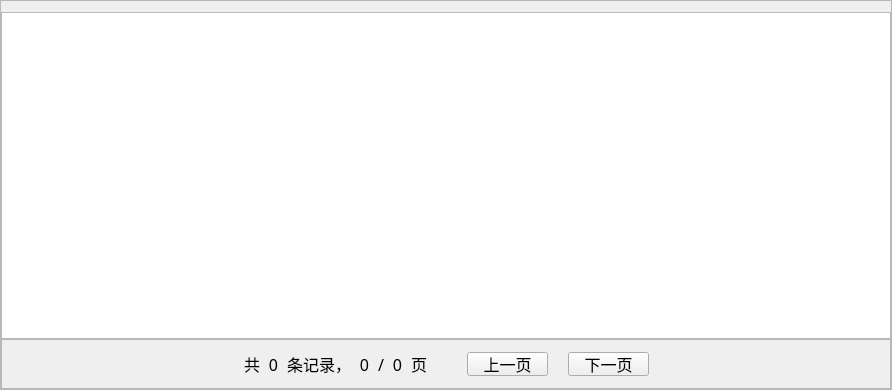
      <widget class="QFrame" name="frame_2">
       <property name="sizePolicy">
        <sizepolicy hsizetype="Fixed" vsizetype="Fixed">
         <horstretch>0</horstretch>
         <verstretch>0</verstretch>
        </sizepolicy>
       </property>
       <property name="minimumSize">
        <size>
         <width>890</width>
         <height>390</height>
        </size>
       </property>
       <property name="frameShape">
        <enum>QFrame::StyledPanel</enum>
       </property>
       <property name="frameShadow">
        <enum>QFrame::Raised</enum>
       </property>
       <layout class="QVBoxLayout" name="verticalLayout">
        <property name="spacing">
         <number>0</number>
        </property>
        <property name="leftMargin">
         <number>0</number>
        </property>
        <property name="topMargin">
         <number>6</number>
        </property>
        <property name="rightMargin">
         <number>0</number>
        </property>
        <property name="bottomMargin">
         <number>0</number>
        </property>
        <item>
         <spacer name="verticalSpacer_7">
          <property name="orientation">
           <enum>Qt::Vertical</enum>
          </property>
          <property name="sizeType">
           <enum>QSizePolicy::Fixed</enum>
          </property>
          <property name="sizeHint" stdset="0">
           <size>
            <width>20</width>
            <height>5</height>
           </size>
          </property>
         </spacer>
        </item>
        <item>
         <widget class="QTableWidget" name="tableWidget">
          <property name="font">
           <font>
            <pointsize>12</pointsize>
           </font>
          </property>
          <property name="focusPolicy">
           <enum>Qt::NoFocus</enum>
          </property>
          <property name="verticalScrollBarPolicy">
           <enum>Qt::ScrollBarAlwaysOff</enum>
          </property>
          <property name="horizontalScrollBarPolicy">
           <enum>Qt::ScrollBarAlwaysOff</enum>
          </property>
          <property name="alternatingRowColors">
           <bool>true</bool>
          </property>
          <property name="showGrid">
           <bool>false</bool>
          </property>
         </widget>
        </item>
        <item>
         <widget class="QFrame" name="frame_5">
          <property name="sizePolicy">
           <sizepolicy hsizetype="Fixed" vsizetype="Fixed">
            <horstretch>0</horstretch>
            <verstretch>0</verstretch>
           </sizepolicy>
          </property>
          <property name="minimumSize">
           <size>
            <width>890</width>
            <height>50</height>
           </size>
          </property>
          <property name="maximumSize">
           <size>
            <width>890</width>
            <height>50</height>
           </size>
          </property>
          <property name="frameShape">
           <enum>QFrame::StyledPanel</enum>
          </property>
          <property name="frameShadow">
           <enum>QFrame::Raised</enum>
          </property>
          <layout class="QGridLayout" name="gridLayout_2">
           <property name="leftMargin">
            <number>0</number>
           </property>
           <property name="topMargin">
            <number>0</number>
           </property>
           <property name="rightMargin">
            <number>0</number>
           </property>
           <property name="bottomMargin">
            <number>0</number>
           </property>
           <property name="spacing">
            <number>0</number>
           </property>
           <item row="0" column="0">
            <layout class="QHBoxLayout" name="horizontalLayout_7">
             <property name="spacing">
              <number>0</number>
             </property>
             <item>
              <spacer name="horizontalSpacer_5">
               <property name="orientation">
                <enum>Qt::Horizontal</enum>
               </property>
               <property name="sizeHint" stdset="0">
                <size>
                 <width>40</width>
                 <height>20</height>
                </size>
               </property>
              </spacer>
             </item>
             <item>
              <layout class="QHBoxLayout" name="horizontalLayout_2">
               <item>
                <widget class="QLabel" name="label_4">
                 <property name="font">
                  <font>
                   <family>微软雅黑</family>
                   <pointsize>12</pointsize>
                  </font>
                 </property>
                 <property name="text">
                  <string>共</string>
                 </property>
                 <property name="alignment">
                  <set>Qt::AlignCenter</set>
                 </property>
                </widget>
               </item>
               <item>
                <widget class="QLabel" name="label_totalresultsum">
                 <property name="sizePolicy">
                  <sizepolicy hsizetype="Fixed" vsizetype="Preferred">
                   <horstretch>0</horstretch>
                   <verstretch>0</verstretch>
                  </sizepolicy>
                 </property>
                 <property name="minimumSize">
                  <size>
                   <width>27</width>
                   <height>0</height>
                  </size>
                 </property>
                 <property name="maximumSize">
                  <size>
                   <width>16666</width>
                   <height>16777215</height>
                  </size>
                 </property>
                 <property name="font">
                  <font>
                   <family>微软雅黑</family>
                   <pointsize>12</pointsize>
                  </font>
                 </property>
                 <property name="text">
                  <string>0</string>
                 </property>
                 <property name="alignment">
                  <set>Qt::AlignCenter</set>
                 </property>
                </widget>
               </item>
               <item>
                <widget class="QLabel" name="label_8">
                 <property name="font">
                  <font>
                   <family>微软雅黑</family>
                   <pointsize>12</pointsize>
                  </font>
                 </property>
                 <property name="text">
                  <string>条记录，</string>
                 </property>
                </widget>
               </item>
               <item>
                <widget class="QLabel" name="label_currentpageindex">
                 <property name="sizePolicy">
                  <sizepolicy hsizetype="Fixed" vsizetype="Preferred">
                   <horstretch>0</horstretch>
                   <verstretch>0</verstretch>
                  </sizepolicy>
                 </property>
                 <property name="minimumSize">
                  <size>
                   <width>27</width>
                   <height>0</height>
                  </size>
                 </property>
                 <property name="maximumSize">
                  <size>
                   <width>16666</width>
                   <height>16777215</height>
                  </size>
                 </property>
                 <property name="font">
                  <font>
                   <family>微软雅黑</family>
                   <pointsize>12</pointsize>
                  </font>
                 </property>
                 <property name="text">
                  <string>0</string>
                 </property>
                 <property name="alignment">
                  <set>Qt::AlignCenter</set>
                 </property>
                </widget>
               </item>
               <item>
                <widget class="QLabel" name="label_10">
                 <property name="font">
                  <font>
                   <family>微软雅黑</family>
                   <pointsize>12</pointsize>
                  </font>
                 </property>
                 <property name="text">
                  <string>/</string>
                 </property>
                 <property name="alignment">
                  <set>Qt::AlignCenter</set>
                 </property>
                 <property name="wordWrap">
                  <bool>false</bool>
                 </property>
                </widget>
               </item>
               <item>
                <widget class="QLabel" name="label_totalpagesum">
                 <property name="sizePolicy">
                  <sizepolicy hsizetype="Fixed" vsizetype="Preferred">
                   <horstretch>0</horstretch>
                   <verstretch>0</verstretch>
                  </sizepolicy>
                 </property>
                 <property name="minimumSize">
                  <size>
                   <width>27</width>
                   <height>0</height>
                  </size>
                 </property>
                 <property name="font">
                  <font>
                   <family>微软雅黑</family>
                   <pointsize>12</pointsize>
                  </font>
                 </property>
                 <property name="text">
                  <string>0</string>
                 </property>
                 <property name="alignment">
                  <set>Qt::AlignCenter</set>
                 </property>
                </widget>
               </item>
               <item>
                <widget class="QLabel" name="label_12">
                 <property name="font">
                  <font>
                   <family>微软雅黑</family>
                   <pointsize>12</pointsize>
                  </font>
                 </property>
                 <property name="text">
                  <string>页</string>
                 </property>
                </widget>
               </item>
              </layout>
             </item>
             <item>
              <spacer name="horizontalSpacer_12">
               <property name="orientation">
                <enum>Qt::Horizontal</enum>
               </property>
               <property name="sizeType">
                <enum>QSizePolicy::Preferred</enum>
               </property>
               <property name="sizeHint" stdset="0">
                <size>
                 <width>40</width>
                 <height>20</height>
                </size>
               </property>
              </spacer>
             </item>
             <item>
              <widget class="QPushButton" name="pushButton_2">
               <property name="sizePolicy">
                <sizepolicy hsizetype="Fixed" vsizetype="Fixed">
                 <horstretch>0</horstretch>
                 <verstretch>0</verstretch>
                </sizepolicy>
               </property>
               <property name="minimumSize">
                <size>
                 <width>81</width>
                 <height>24</height>
                </size>
               </property>
               <property name="maximumSize">
                <size>
                 <width>81</width>
                 <height>24</height>
                </size>
               </property>
               <property name="font">
                <font>
                 <family>微软雅黑</family>
                 <pointsize>12</pointsize>
                </font>
               </property>
               <property name="focusPolicy">
                <enum>Qt::NoFocus</enum>
               </property>
               <property name="styleSheet">
                <string notr="true">border-image: url(:/image/picture/qietu/anniu2.png);</string>
               </property>
               <property name="text">
                <string>上一页</string>
               </property>
              </widget>
             </item>
             <item>
              <spacer name="horizontalSpacer_24">
               <property name="orientation">
                <enum>Qt::Horizontal</enum>
               </property>
               <property name="sizeType">
                <enum>QSizePolicy::Fixed</enum>
               </property>
               <property name="sizeHint" stdset="0">
                <size>
                 <width>20</width>
                 <height>20</height>
                </size>
               </property>
              </spacer>
             </item>
             <item>
              <widget class="QPushButton" name="pushButton_3">
               <property name="sizePolicy">
                <sizepolicy hsizetype="Fixed" vsizetype="Fixed">
                 <horstretch>0</horstretch>
                 <verstretch>0</verstretch>
                </sizepolicy>
               </property>
               <property name="minimumSize">
                <size>
                 <width>81</width>
                 <height>24</height>
                </size>
               </property>
               <property name="maximumSize">
                <size>
                 <width>81</width>
                 <height>24</height>
                </size>
               </property>
               <property name="font">
                <font>
                 <family>微软雅黑</family>
                 <pointsize>12</pointsize>
                </font>
               </property>
               <property name="focusPolicy">
                <enum>Qt::NoFocus</enum>
               </property>
               <property name="styleSheet">
                <string notr="true">border-image: url(:/image/picture/qietu/anniu2.png);</string>
               </property>
               <property name="text">
                <string>下一页</string>
               </property>
              </widget>
             </item>
             <item>
              <spacer name="horizontalSpacer_23">
               <property name="orientation">
                <enum>Qt::Horizontal</enum>
               </property>
               <property name="sizeHint" stdset="0">
                <size>
                 <width>40</width>
                 <height>20</height>
                </size>
               </property>
              </spacer>
             </item>
            </layout>
           </item>
          </layout>
         </widget>
        </item>
       </layout>
      </widget>
